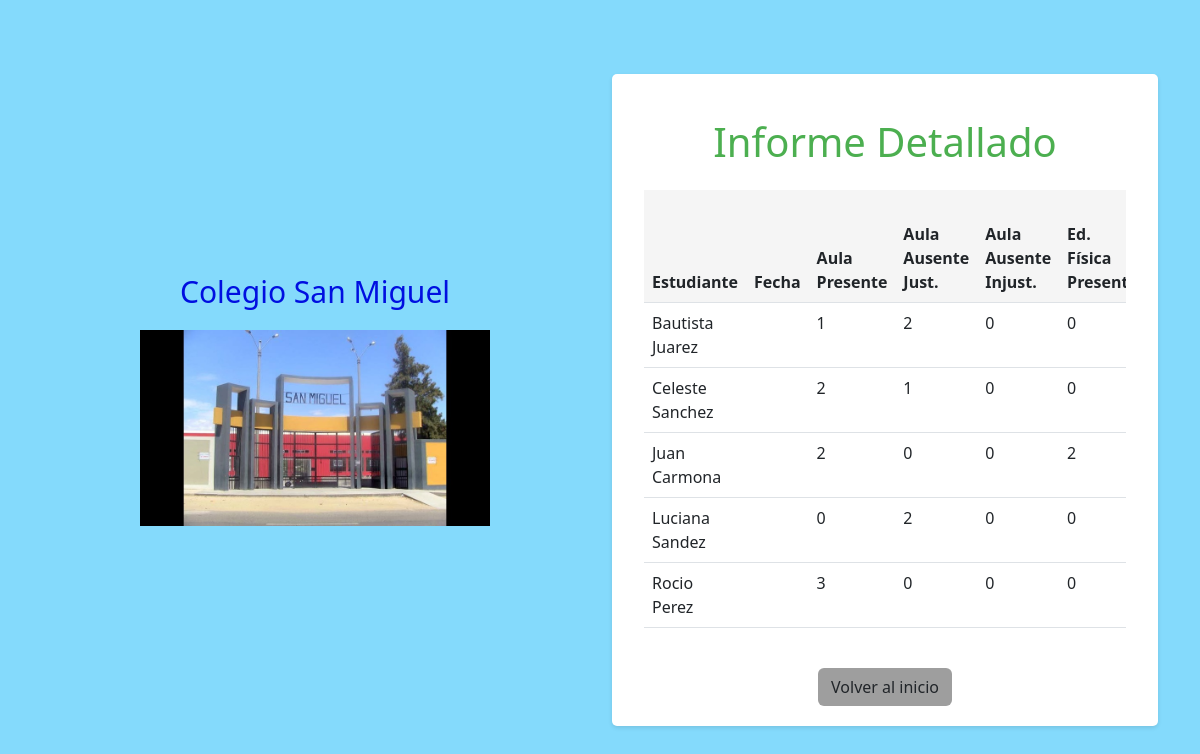
The app's page /informe?curso_id=2 (signed in) with its own data.
### src/models.py (models this page shows)
class Estudiante(db.Model):
    __tablename__= 'estudiante'
    id = db.Column(db.Integer, primary_key=True)
    nombre = db.Column(db.String(80), nullable=False)
    apellido = db.Column(db.String(80), nullable=False)
    dni = db.Column(db.String(10), nullable=False)
    idcurso = db.Column(db.Integer, db.ForeignKey('curso.id'), nullable=False)
    idpadre = db.Column(db.Integer, db.ForeignKey('padre.id'))
    asistencias = db.relationship('Asistencia', backref='estudiante', cascade="all, delete-orphan")

### src/informe.py (the view)
@app.route('/informe', methods=['GET'])
def informe():
    preceptor = obtener_id_preceptor()
    if not preceptor:
        return redirect(url_for('login'))
    curso_p = Curso.query.filter_by(idpreceptor=preceptor.id).all()
    curso_id = request.args.get('curso_id', None)
    if not curso_id:
        return render_template('informe_detallado.html', cursos=curso_p)
    estudiantes = Estudiante.query.filter_by(idcurso=curso_id).order_by(Estudiante.nombre, Estudiante.apellido).all()
    informe = []
    for estudiante in estudiantes:
        asistencia = Asistencia.query.filter_by(idestudiante=estudiante.id).all()
        aula = aula_justificada = aula_injustificada = 0
        fisica = fisica_justificada = fisica_injustificada = 0
        for asistencias in asistencia:
            if asistencias.codigoclase == 1:
                if asistencias.asistio == 's':
                    aula += 1
                elif asistencias.asistio == 'n':
                    if asistencias.justificacion:
                        aula_justificada += 1
                    else:
                        aula_injustificada += 1
            elif asistencias.codigoclase == 2:
                if asistencias.asistio == 's':
                    fisica += 1
                elif asistencias.asistio == 'n':
                    if asistencias.justificacion:
                        fisica_justificada += 1
                    else:
                        fisica_injustificada += 1
        total = aula_injustificada + aula_justificada + (fisica_injustificada + fisica_justificada) / 2
        informe.append({
            'estudiante': estudiante,
            'asistencia_fecha': asistencias.fecha.date(),
            'aula': aula,
            'aula_justificada': aula_justificada,
            'aula_injustificada': aula_injustificada,
            'fisica': fisica,
            'fisica_justificada': fisica_justificada,
            'fisica_injustificada': fisica_injustificada,
            'total': total
        })
    return render_template('informe.html', informe=informe, cursos=curso_p)

### src/login.py (called while the page is built)
def obtener_id_preceptor():
    if 'user_id' not in session:
        return None
    return Preceptor.query.get(session['user_id'])

### templates/informe.html (shortened to what this page needs)
{% extends 'base.html' %}
{% block content %}
    <div class="container">
        <h1 class="text-center mt-4" style="color: #4caf50;">Informe Detallado</h1>
        <div class="table-responsive mt-4">
            <table class="table">
                <thead style="background-color: #f5f5f5;">
                    <tr>
                        <th>Estudiante</th>
                        <th>Fecha</th>
                        <th>Aula Presente</th>
                        <th>Aula Ausente Just.</th>
                        <th>Aula Ausente Injust.</th>
                        <th>Ed. Física Presente</th>
                    </tr>
                </thead>
                <tbody>
                    {% for item in informe %}
                        <tr>
                            <td>{{ item.estudiante.nombre }} {{ item.estudiante.apellido }}</td>
                            <td>{{ item.asistencia}}</td>
                            <td>{{ item.aula }}</td>
                            <td>{{ item.aula_justificada }}</td>
                            <td>{{ item.aula_injustificada }}</td>
                            <td>{{ item.fisica }}</td>
                        </tr>
                    {% endfor %}
                </tbody>
            </table>
        </div>
        <div class="text-center mt-4">
            <a class="btn" href="{{ url_for('home') }}" style="background-color: #9e9e9e;">Volver al inicio</a>
        </div>
    </div>
{% endblock %}

### static/css/style.css (style rules this page uses)
a { text-decoration: none; }

### templates/base.html (style rules this page uses)
body { background-color: #84dafc; color: #333; }

### records on screen
Estudiante: estudiante.nombre "Bautista", estudiante.apellido "Juarez"
Estudiante: estudiante.nombre "Celeste", estudiante.apellido "Sanchez"
Estudiante: estudiante.nombre "Juan", estudiante.apellido "Carmona"
Estudiante: estudiante.nombre "Luciana", estudiante.apellido "Sandez"
Estudiante: estudiante.nombre "Rocio", estudiante.apellido "Perez"

### other values on screen
{{ item.aula }} "1" "2" "2" "0" "3"
{{ item.aula_justificada }} "2" "1" "0" "2" "0"
{{ item.aula_injustificada }} "0" "0" "0" "0" "0"
{{ item.fisica }} "0" "0" "2" "0" "0"
